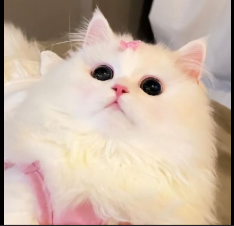
#> input picture deep-learning/cnn/ss cute cat.PNG, 234 x 226 px, found by its file name
$ jupyter execute opencv_computer_vision.ipynb
#> lines starting #> are read from the running program, lines starting #| are printed output that depends on the picture
## Import Libraries:

[cell 1]
import numpy as np
import cv2 as cv

## Read the image:

[cell 2]
img = cv.imread(r"C:\Users\RGB LAPTOPS\Documents\coding\AI 6 months Mentorship\Deep Learning\ss cute cat.PNG")
#> img is the input picture: shape (226, 234, 3); mean B, G, R 163.3, 179.4, 199.3

## Display the image:

[cell 3]
cv.imshow("image",img)
cv.waitKey(0)
cv.destroyAllWindows()

## Check image size:

[cell 4]
img.shape
#> Out = (226, 234, 3)

##

[cell 5]
gray_img = cv.cvtColor(img,cv.COLOR_BGR2GRAY)
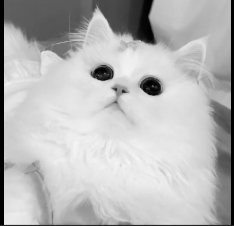
#> gray_img: shape (226, 234); min 0, max 245, mean 183.5
